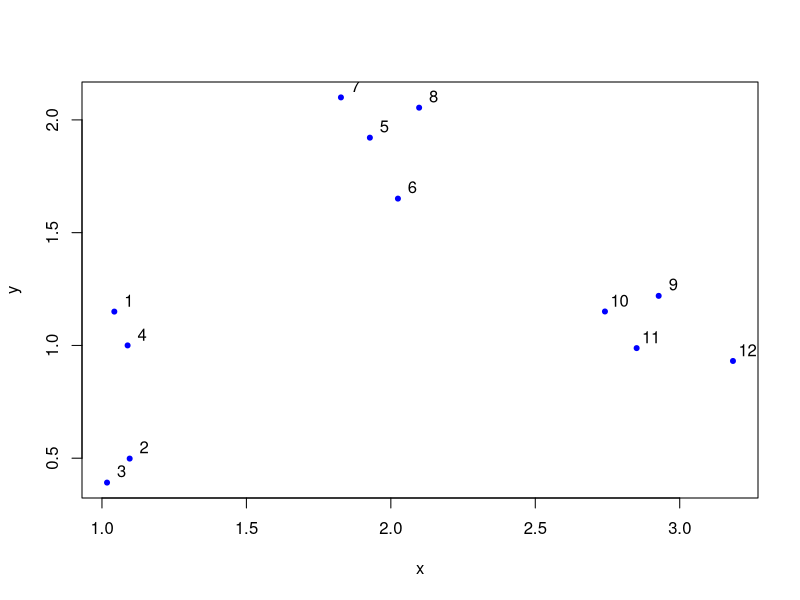
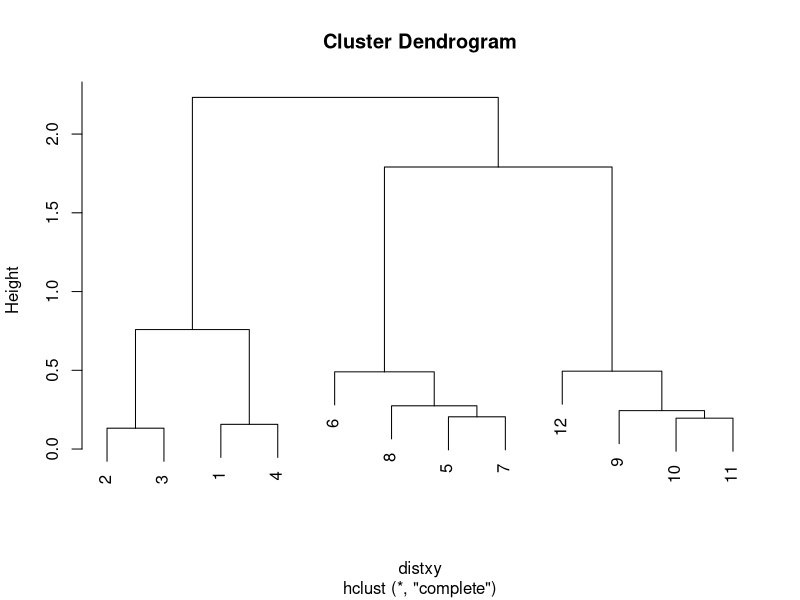

These figures' R source, in order:
#### Note 07 Week 03 Exploratory Data Analysis ####'


#### Hierarchical Clustering ####


## example
set.seed(99)
x <- rnorm(12, mean = rep(1:3, each = 4), sd = 0.2)
y <- rnorm(12, mean = rep(c(1,2,1), each = 4), sd = 0.2)
plot(x, y, col = 'blue', pch = 20)
text(x+0.05, y+0.05, labels = as.character(1:12))


## hclust
dataframe <- data.frame(x = x, y = y)
distxy <- dist(dataframe)
hclustering <- hclust(distxy)
plot(hclustering)















